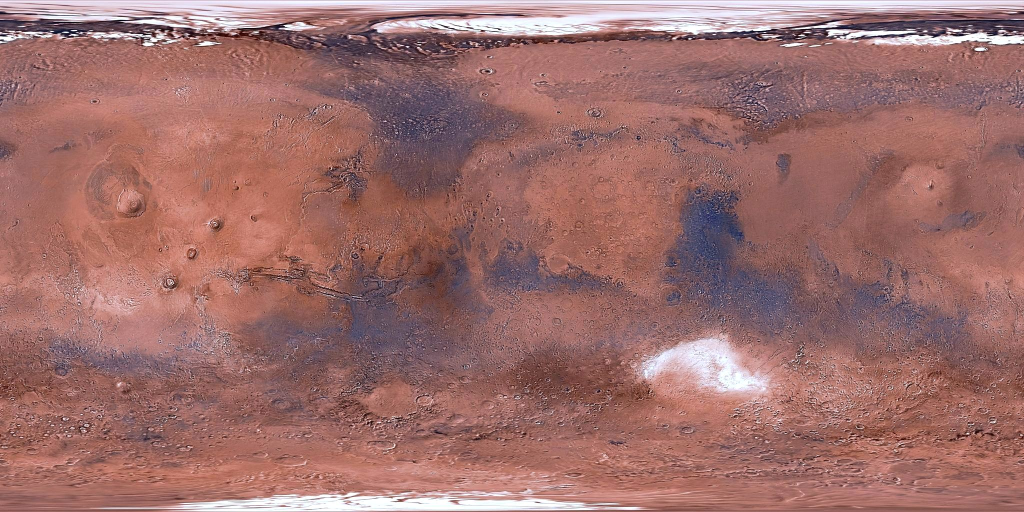
#> input picture img/mars-2k.jpg, 2048 x 1024 px (shown at 1/2 size)
$ python prep_mark.py
#> lines starting #> are read from the running program, lines starting #| are printed output that depends on the picture
# S.E.R.A — Safe Exploration & Return Assistant
# Written with AI assistance (Claude), reviewed by team VAA.
# prep_mark.py: the small round Mars icon of the header and the browser tab (img/mark.png),
# drawn from our globe texture (NASA Viking colour x MOLA/HRSC relief, img/mars-2k.jpg)
# as a sphere seen from above Gale Crater, with a transparent background.
#
# Usage:  python tools/prep_mark.py      (needs Pillow)

import math
import os
from PIL import Image

HERE = os.path.dirname(os.path.abspath(__file__))
tex = Image.open(os.path.join(HERE, '..', 'img', 'mars-2k.jpg')).convert('RGB')
#> tex is the input picture: PIL image 2048x1024 RGB; mean R, G, B 156.8, 110.3, 107.2
TW, TH = tex.size
#> TW = 2048; TH = 1024
tp = tex.load()

N = 256                      # drawn at 256 px, saved at 128 px (smooth edge)
LAT0, LON0 = math.radians(5), math.radians(110)
out = Image.new('RGBA', (N, N), (0, 0, 0, 0))
#> out: PIL image 256x256 RGBA; every value is 0
op = out.load()
for j in range(N):
    for i in range(N):
        x = (i + 0.5) / N * 2 - 1
        y = 1 - (j + 0.5) / N * 2
        r2 = x * x + y * y
        if r2 > 1:
            continue
        z = math.sqrt(1 - r2)
        # inverse orthographic projection
        c = math.asin(min(1, math.sqrt(r2)))
        if r2 == 0:
            lat, lon = LAT0, LON0
        else:
            rho = math.sqrt(r2)
            lat = math.asin(math.cos(c) * math.sin(LAT0) + y * math.sin(c) * math.cos(LAT0) / rho)
            lon = LON0 + math.atan2(x * math.sin(c), rho * math.cos(LAT0) * math.cos(c) - y * math.sin(LAT0) * math.sin(c))
        u = ((math.degrees(lon) + 180) % 360) / 360 * (TW - 1)
        v = (90 - math.degrees(lat)) / 180 * (TH - 1)
        rr, gg, bb = tp[int(u), int(v)]
        shade = 0.55 + 0.45 * (0.6 * z + 0.4 * max(0, -x * 0.5 + y * 0.5 + z * 0.7))   # light from the upper left
        op[i, j] = (min(255, int(rr * shade)), min(255, int(gg * shade)), min(255, int(bb * shade)), 255)
out = out.resize((128, 128), Image.LANCZOS)
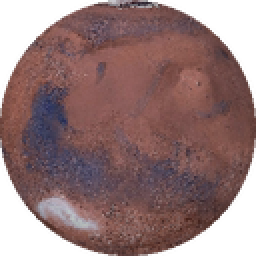
#> out: PIL image 128x128 RGBA (shown 2 times larger); mean R, G, B, A 95.6, 67, 66.6, 200.2; transparent parts drawn white
out.save(os.path.join(HERE, '..', 'img', 'mark.png'), optimize=True)
print('img/mark.png', os.path.getsize(os.path.join(HERE, '..', 'img', 'mark.png')), 'bytes')
